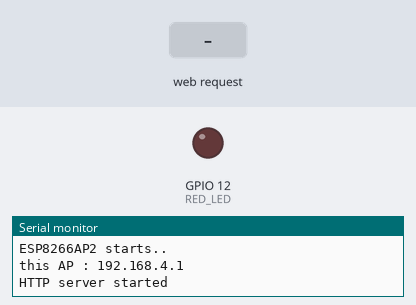
Simulated run of this sketch. Board: ESP8266 (NodeMCU). Shown: output pins drawn as LEDs (lit = HIGH), the last lines printed to the serial monitor. Dashed ring = blinking. Inputs (shaded band) come from the test bench.

Above: at 1.2 s.
1.3 s: HTTP request GET /cmd?LED=blink1 received
At 6.4 s:
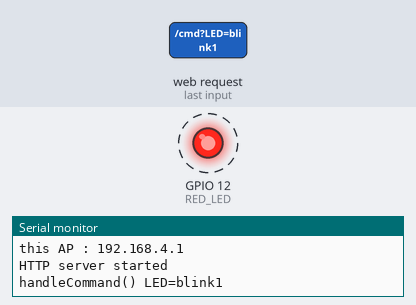
6.5 s: HTTP request GET /cmd?LED=on received
At 7.3 s:
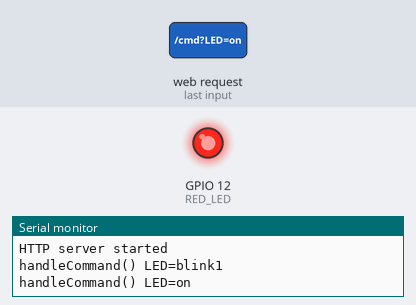
8.0 s: HTTP request GET /cmd?LED=blink2 received
At 9.0 s:
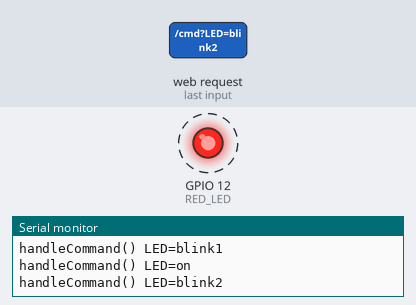
Timing chart, 0 to 12.0 s (numbered marks = the images above; inputs shaded):
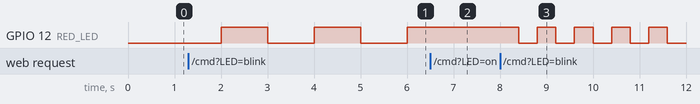

Measured:
- after the input at 1.3 s, GPIO 12 (RED_LED): alternates HIGH for 1.0 s and LOW for 1.0 s, starting after 0.70 s
- after the input at 6.5 s, GPIO 12 (RED_LED): stays HIGH (without the input it goes to LOW after 0.50 s)
- after the input at 8.0 s, GPIO 12 (RED_LED): alternates HIGH for 0.40 s and LOW for 0.40 s, starting after 0.40 s

The sketch:

esp-wroom-02_WebLtika.ino
```cpp
#include <ESP8266WiFi.h>
#include <ESP8266WebServer.h>
#include <Ticker.h>

#define RED_LED 12

Ticker ticker;

const char *ssid = "ESP8266AP2";
const char *password = "password";

ESP8266WebServer server(80);

enum  led_style {led_off = 0, led_on = 1, slow_blink = 2, fast_blink = 3 } ;
static enum led_style red_led = led_off;
long tick_counter = 0;

void ticker_func() {
  static byte led_state = 0;
  tick_counter++;
  if (red_led == led_off)
    led_state = 0;
  else if  (red_led == led_on)
    led_state = 1;
  else if ((red_led == slow_blink && (tick_counter % 100 == 0)) ||
      (red_led == fast_blink && (tick_counter % 40 == 0)))
    led_state ^= 1;
  digitalWrite(RED_LED, led_state);
}

static const char* cpResponse400 = "<HTML><BODY>Bad request</BODY></HTML>\r\n";
static const char* cpResponse200 = "<HTML><BODY style='font-size:48px;'>ESP_HTTPD_LED1<br/><br/>"
 "<br/><a href=/cmd?LED=on>on</a><br/><a href=/cmd?LED=off>off</a><br/>"
 "<a href=/cmd?LED=blink1>blink1</a><br/><a href=/cmd?LED=blink2>blink2</a><br/>"
 "</BODY></HTML>\r\n";

void send_bad_request() {
  server.send(400, "text/html", cpResponse400);
  Serial.println("Bad request");
}

// /cmd?LED=on/off/blink1/blink2
void handleCommand() {
  if (!server.hasArg("LED")) {
      send_bad_request();
      return;
  }
  String cmd = server.arg("LED");
  Serial.println("handleCommand() LED=" + cmd);
  if (cmd == "on")
    red_led = led_on;
  else if (cmd == "off")
    red_led = led_off;
  else if (cmd == "blink1")
    red_led = slow_blink;
  else if (cmd == "blink2")
    red_led = fast_blink;
  server.send(200, "text/html", cpResponse200);
}

void setup() {
  Serial.begin(115200);

  pinMode(RED_LED, OUTPUT);
  digitalWrite(RED_LED, 0);
  ticker.attach_ms(10, ticker_func);

  WiFi.softAP(ssid, password);
  IPAddress ip = WiFi.softAPIP();
  Serial.println("");
  Serial.println(ssid + String(" starts.."));
  Serial.print("this AP : ");
  Serial.println(ip);

  server.on("/cmd", handleCommand);
  server.begin();
  Serial.println("HTTP server started");
}
void loop() {
  server.handleClient();
  delay(1);
}
```
